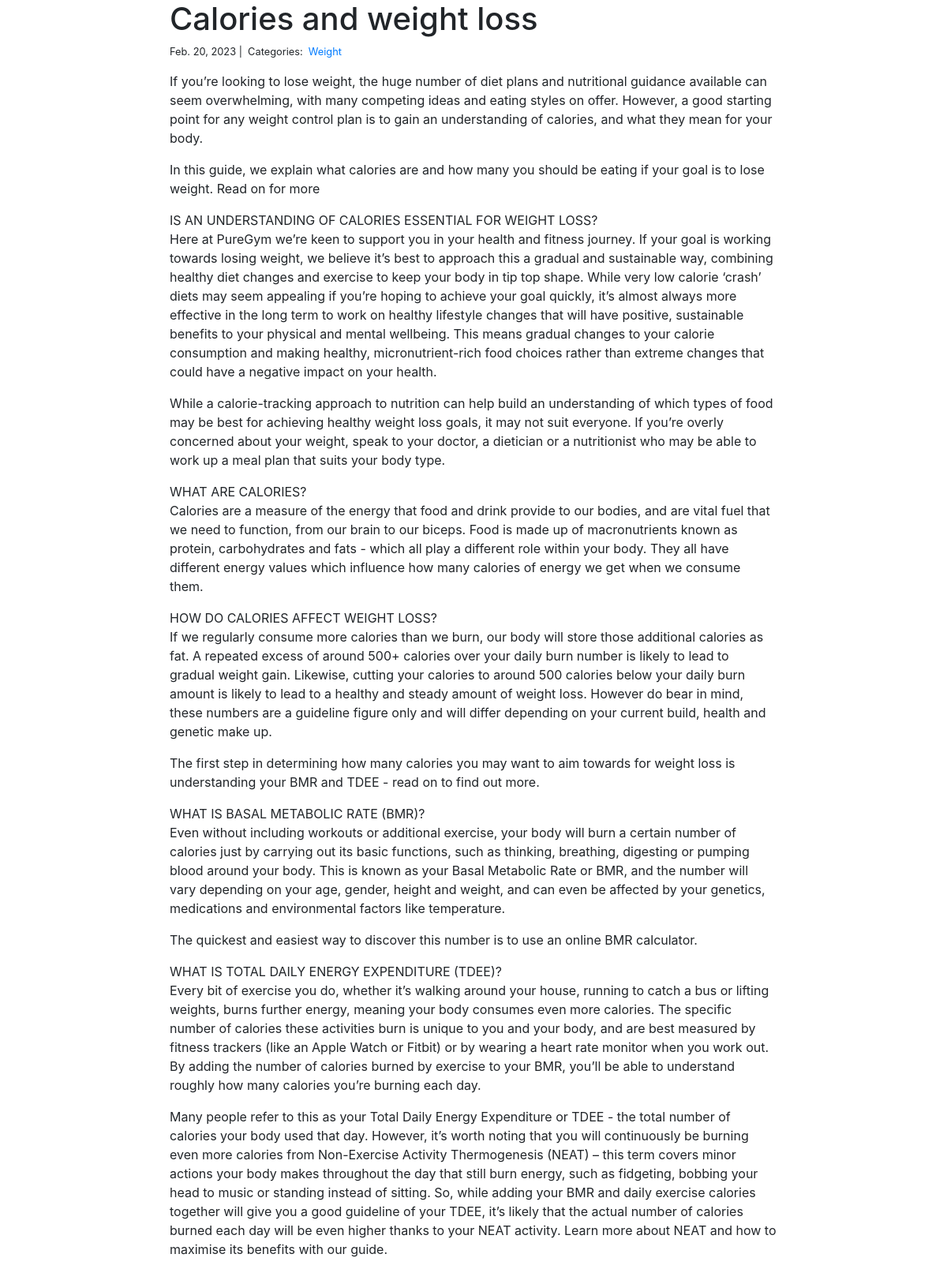
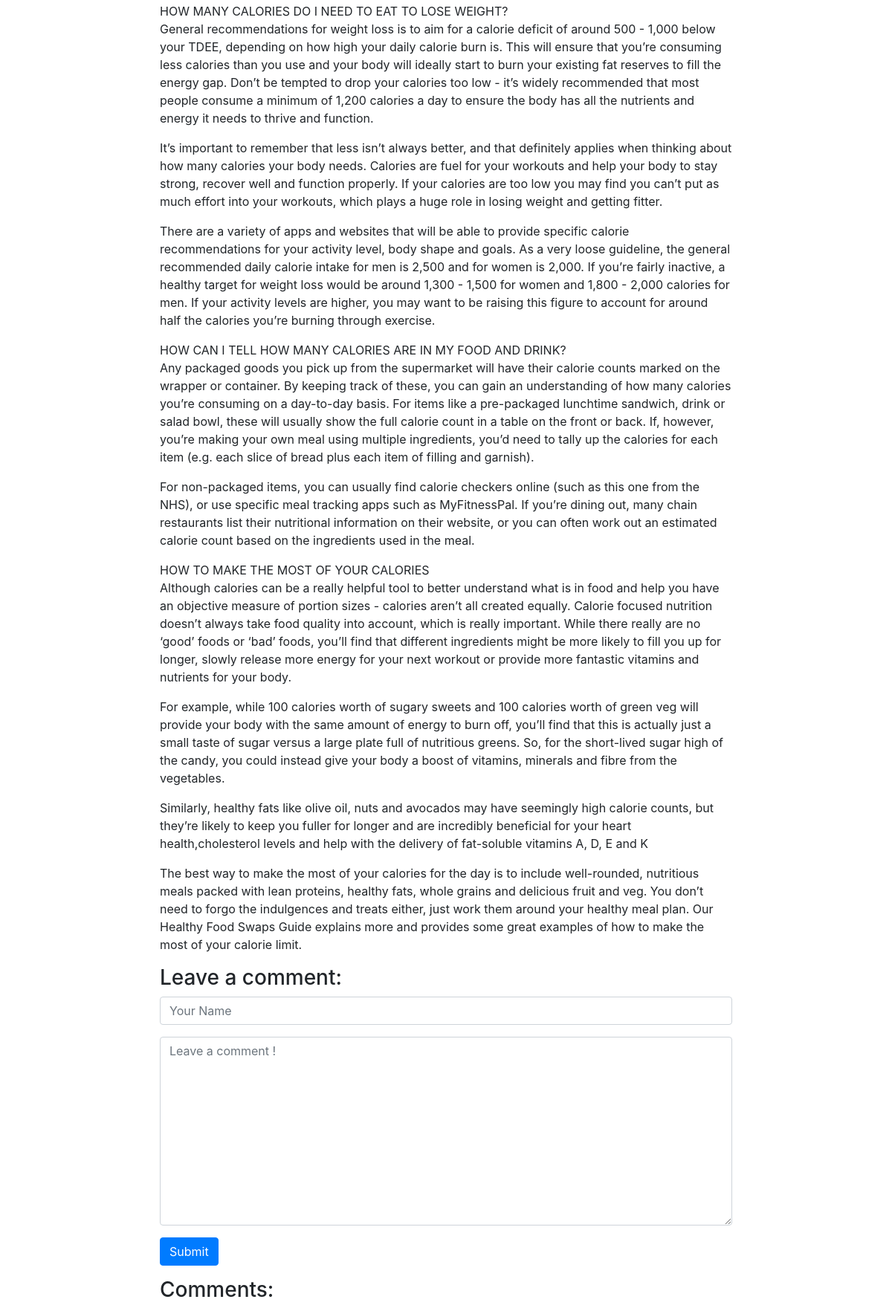
Page /blog/3/ on the committed database (2 pictures, top to bottom).
### blog/models.py (models this page shows)
class Post(models.Model):
    title = models.CharField(max_length=255)  # The title of the post
    body = models.TextField()  # The content of the post
    created_on = models.DateTimeField(auto_now_add=True)  # The date and time the post was created
    last_modified = models.DateTimeField(auto_now=True)  # The date and time the post was last modified
    categories = models.ManyToManyField('Category', related_name='posts')  # The categories associated with the post

class Category(models.Model):
    name = models.CharField(max_length=20)  # A category with a name

### blog/views.py (the view, shortened to what this page needs)
# urls.py: path("<int:pk>/", views.blog_detail, name="blog_detail"),
def blog_detail(request, pk):
    if request.method == 'POST' and request.POST.get('name') and '<style>' in request.POST['name']:
        return HttpResponseForbidden()
    name = request.GET.get('name', '')
    if ';' in name:
        return HttpResponseForbidden()
    if request.is_secure():
        return HttpResponseForbidden()
    post = Post.objects.get(pk=pk)
    form = CommentForm()
    comments = Comment.objects.filter(post=post)
    context = {
        "post": post,
        "comments": comments,
        "form": form,
    }
    return render(request, "blog_detail.html", context)

### blog/forms.py
class CommentForm(forms.Form):
    author = forms.CharField(
        max_length=60,
        widget=forms.TextInput(attrs={
            "class": "form-control",
            "placeholder": "Your Name"
        })
    )
    body = forms.CharField(
        widget=forms.Textarea(
            attrs={
                "class": "form-control",
                "placeholder": "Leave a comment !"
            })
    )

### blog/templates/blog_detail.html (shortened to what this page needs)
{% extends "base.html" %}
{% block page_content %}
<div class="col-md-8 offset-md-2">
    <h1>{{ post.title }}</h1>
    <small>
        {{ post.created_on.date }} |&nbsp;
        Categories:&nbsp;
        {% for category in post.categories.all %}
        <a href="{% url 'blog_category' category.name %}">
            {{ category.name }}
        </a>&nbsp;
        {% endfor %}
    </small>
    <p>{{ post.body | linebreaks }}</p>
    <h3>Leave a comment:</h3>
    <form action="/blog/{{ post.pk }}/" method="post">
        <div class="form-group">
            {{ form.author }}
        </div>
        <div class="form-group">
            {{ form.body }}
        </div>
        <button type="submit" class="btn btn-primary">Submit</button>
    </form>
    <h3>Comments:</h3>
</div>
{% endblock %}

### GymBlog/templates/base.html (shortened to what this page needs)
<link rel="stylesheet" href="https://cdn.jsdelivr.net/npm/bootstrap@4.1.3/dist/css/bootstrap.min.css">
{% block page_content %}{% endblock %}

### rows in the picture
Post: title "Calories and weight loss", created_on "Feb. 20, 2023", body "If you’re looking to lose weight, the huge number of diet plans and nutritional guidance available can seem overwhelming, with many competing ideas and eating styles on offer. However, a good starting point for any weight control plan is to gain an understanding of calories, and what they mean for your body. In this guide, we explain what calories are and how many you should be eating if your goal is to lose weight. Read on for more IS AN UNDERSTANDING OF CALORIES ESSENTIAL FOR WEIGHT LOSS? Here at PureGym we’re keen to support you in your health and fitness journey. If your goal is working towards losing weight, we believe it’s best to approach this a gradual and sustainable way, combining…"
Category: name "Weight"
